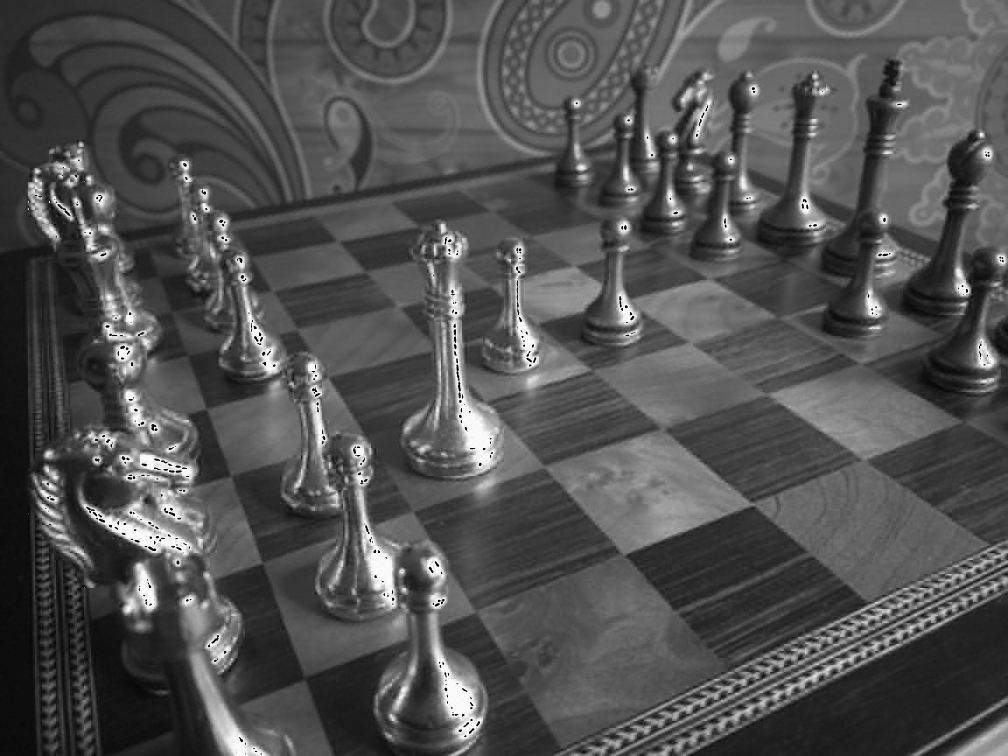
#> input picture class/ML/ML_project/work/Result_images/Data_and_output/PCA/0088_NOISY_SRGB_010.jpg, 4032 x 3024 px, given in place of 0088_NOISY_SRGB_010.PNG, which was not available (shown at 1/4 size)
$ jupyter execute --allow-errors main_work.ipynb   (text cells are left out)
#> lines starting #> are read from the running program, lines starting #| are printed output that depends on the picture; pictures that were not available may be replaced by others from this repository, and a replacement may not be noted
[cell 1]
import numpy as np
from sklearn.decomposition import PCA
from PIL import Image
import os
import cv2

[cell 2]
from rasterio.plot import show

[cell 3]
def resize_images(input_dir, output_dir, target_resolution):
    os.makedirs(output_dir, exist_ok=True)
    image_files = os.listdir(input_dir)

    for filename in image_files:
        input_path = os.path.join(input_dir, filename)
        output_path = os.path.join(output_dir, filename)

        # Read image
        image = cv2.imread(input_path)

        # Resize image
        resized_image = cv2.resize(image, target_resolution)

        # Save resized image
        cv2.imwrite(output_path, resized_image)

# Specify input and output directories
input_dir = '/home/biswajitrana/Downloads/Data/True_Data/'
output_dir = '/home/biswajitrana/Downloads/Data/Resized_True_Data/'

# Specify target resolution
target_resolution = (532, 300)  # Example: (width, height)

# Resize images and save to output directory
#> (the rest of this cell did not finish here and is left out)

[cell 4]
import cv2
import numpy as np
from sklearn.decomposition import PCA

# Load the image
image = cv2.imread('/home/biswajitrana/Downloads/Data/Noisy_Data/0003_NOISY_SRGB_010.PNG', cv2.IMREAD_GRAYSCALE)  # Load the image in grayscale

# Flatten the image into a 1D array
#> (the rest of this cell did not finish here and is left out)

[cell 5]
import cv2
import numpy as np
from sklearn.decomposition import PCA

# Load the high-resolution image
high_res_image = cv2.imread('/home/biswajitrana/Downloads/Data/Noisy_Data/0003_NOISY_SRGB_010.PNG', cv2.IMREAD_GRAYSCALE)

# Specify the size of the chunks
chunk_size = 28

# Extract chunks from the high-resolution image
chunks = []
#> (the rest of this cell did not finish here and is left out)

[cell 6]
show(high_res_image)
#> (this line was passed over: rasterio is not available in this run)

#> (a cell that did not finish here is left out)

[cell 8]
# 0002_NOISY_SRGB_011.PNG

[cell 9]
# image_name="0098_NOISY_SRGB_010"
image_name="0088_NOISY_SRGB_010"

[cell 10]
import cv2
import numpy as np
from sklearn.decomposition import PCA

# Load the image
image = cv2.imread(f'/home/biswajitrana/Downloads/Data/Noisy_Data/{image_name}.PNG', cv2.IMREAD_GRAYSCALE)
#> image is the input picture: shape (3024, 4032); min 0, max 255, mean 81.4

# Define patch size
patch_height, patch_width = 28, 28

# Extract patches
patches = []
for i in range(0, image.shape[0] - patch_height + 1, patch_height):
    for j in range(0, image.shape[1] - patch_width + 1, patch_width):
        patch = image[i:i+patch_height, j:j+patch_width]
        patches.append(patch)
#> after the loop, patches = 15552 items

# Convert patches to numpy array
patches_array = np.array(patches)

# Flatten patches and concatenate them
flattened_patches = patches_array.reshape(patches_array.shape[0], -1)
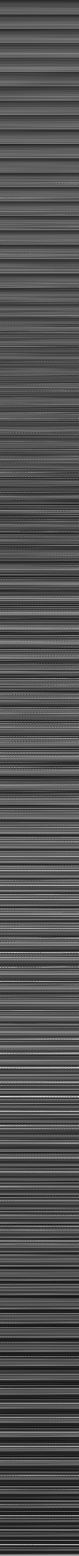
#> flattened_patches: shape (15552, 784) (shown at 1/10 size); min 0, max 255, mean 81.4

# Apply PCA
pca = PCA()
pca.fit(flattened_patches)

# Select number of components to retain (e.g., retain 95% of variance)
n_components = np.argmax(np.cumsum(pca.explained_variance_ratio_) >= 0.95) + 1

# Reapply PCA with selected components
pca = PCA(n_components=n_components)
transformed_patches = pca.fit_transform(flattened_patches)

# Reconstruct patches
reconstructed_patches = pca.inverse_transform(transformed_patches)

# Reshape patches back to original shape
reconstructed_patches = reconstructed_patches.reshape(patches_array.shape)

# Combine patches to reconstruct the image
reconstructed_image = np.zeros_like(image)
idx = 0
for i in range(0, image.shape[0] - patch_height + 1, patch_height):
    for j in range(0, image.shape[1] - patch_width + 1, patch_width):
        reconstructed_image[i:i+patch_height, j:j+patch_width] = reconstructed_patches[idx]
        idx += 1
#> after the loop, idx = 15552

# Save the reconstructed image
cv2.imwrite(f'/home/biswajitrana/Downloads/Data/OUTPUT/PCA/{image_name}.jpg', reconstructed_image)
#> Out = True


$ run again, with class/ML/ML_project/work/Result_images/Data_and_output/PCA/0134_NOISY_SRGB_010.jpg copied over class/ML/ML_project/work/Result_images/Data_and_output/PCA/0088_NOISY_SRGB_010.jpg
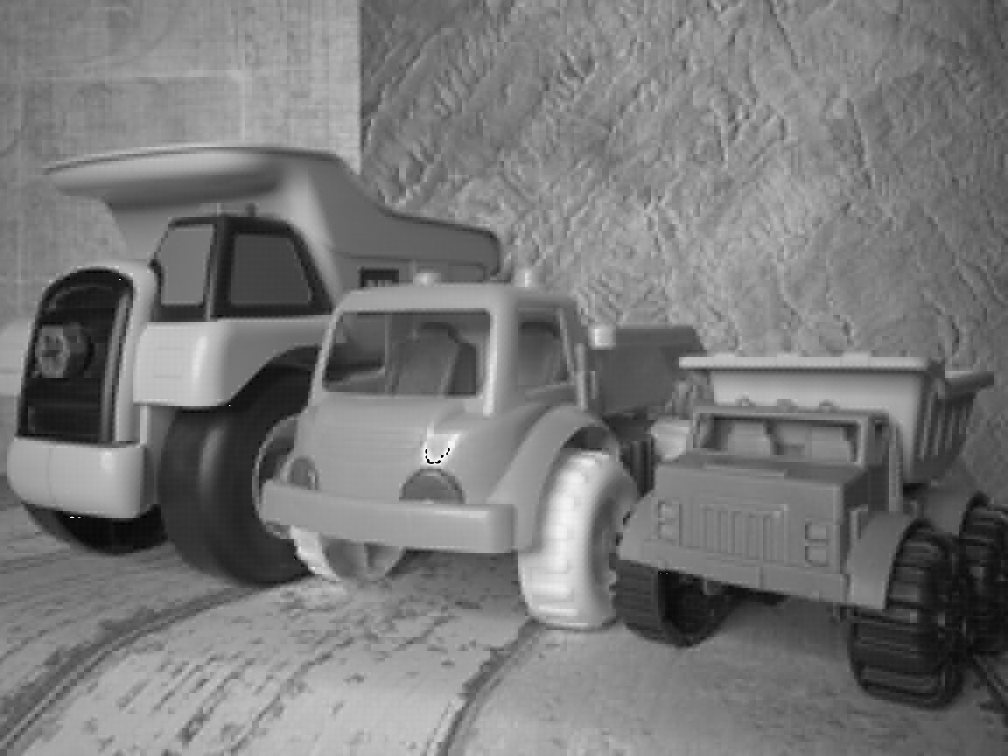
#> input picture class/ML/ML_project/work/Result_images/Data_and_output/PCA/0134_NOISY_SRGB_010.jpg, 4032 x 3024 px, given in place of 0088_NOISY_SRGB_010.PNG, which was not available (shown at 1/4 size)
#> image is the input picture: shape (3024, 4032); min 0, max 255, mean 119.9
#> after the loop `for i in range(0, image.shape[0] - patch_height + 1, patch_height):`: patches = 15552 items
#> `flattened_patches = patches_array.reshape(patches_array.shape[0], -1)`:
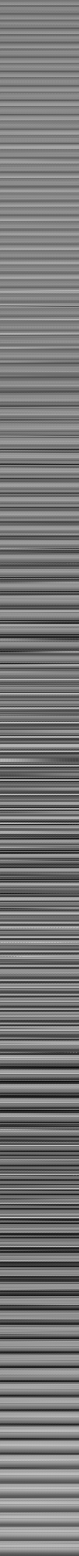
#> flattened_patches: shape (15552, 784) (shown at 1/10 size); min 0, max 255, mean 119.9
#> transformed_patches = 15552 values, max 3399.1 at index 9136, min -3023 at index 10958, mean -1.35e-13
#> after the loop `for i in range(0, image.shape[0] - patch_height + 1, patch_height):`: idx = 15552
#> Out = True
